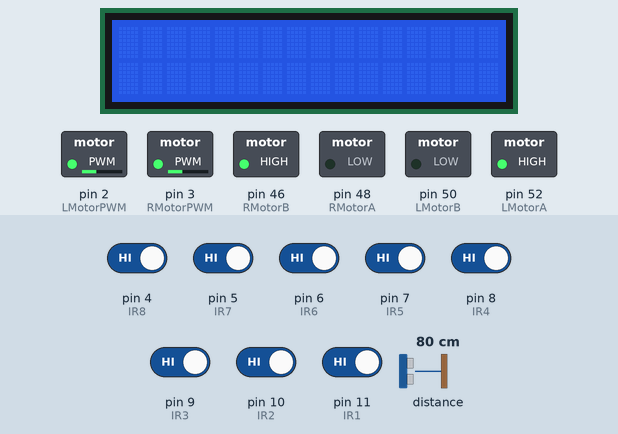
A sketch run on a simulated Arduino Mega 2560, built with avr-gcc and run on an emulated ATmega2560. Parts: 16×2 character LCD, switched loads named in the sketch (green lamp = pin HIGH). The inputs (shaded band) are chosen by the test bench; at power-on: pin 4 (IR8), pin 5 (IR7), pin 6 (IR6), pin 7 (IR5), pin 8 (IR4), pin 9 (IR3), pin 10 (IR2), pin 11 (IR1) HIGH, distance to the obstacle 80 cm. What the sketch prints to the serial monitor is not drawn.

Above: at 1.2 s.
1.3 s: pin 4 (IR8) driven LOW and pin 5 (IR7) driven LOW and pin 6 (IR6) driven LOW and pin 7 (IR5) driven LOW and pin 8 (IR4) driven LOW
At 1.81 s:
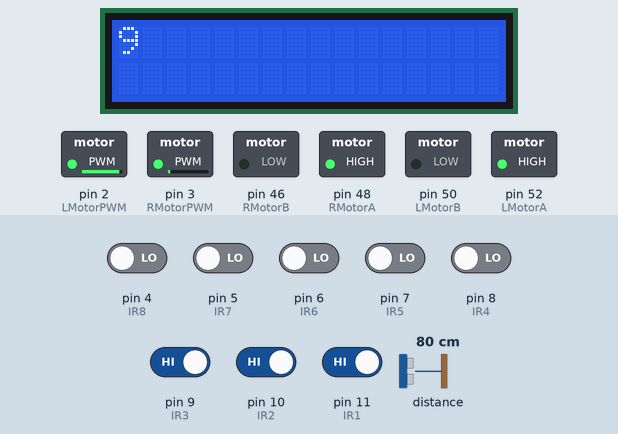
4.0 s: pin 8 (IR4) driven HIGH
7.0 s: pin 4 (IR8) driven HIGH
At 7.15 s:
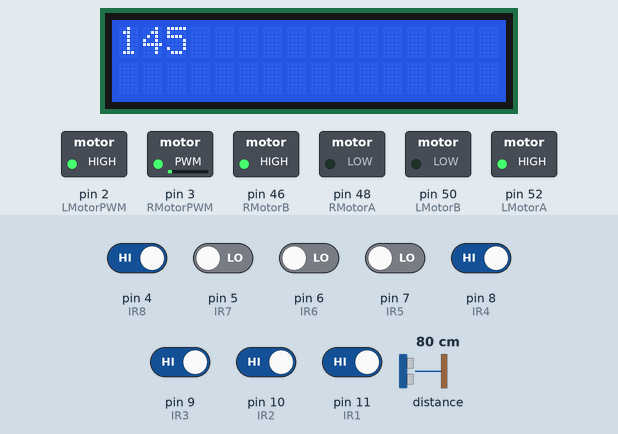
10.0 s: pin 11 (IR1) driven LOW
At 11.61 s:
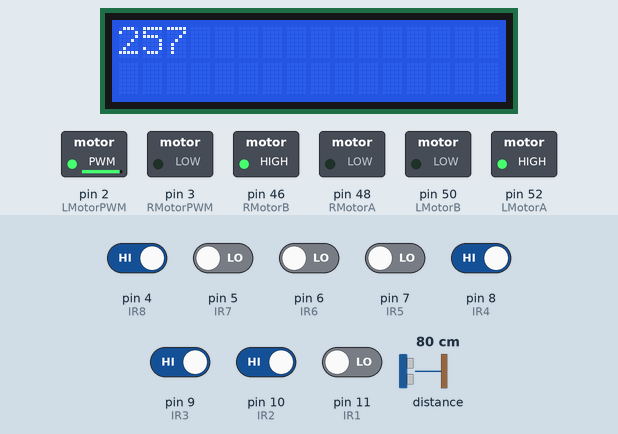
13.0 s: pin 5 (IR7) driven HIGH
At 13.2 s:
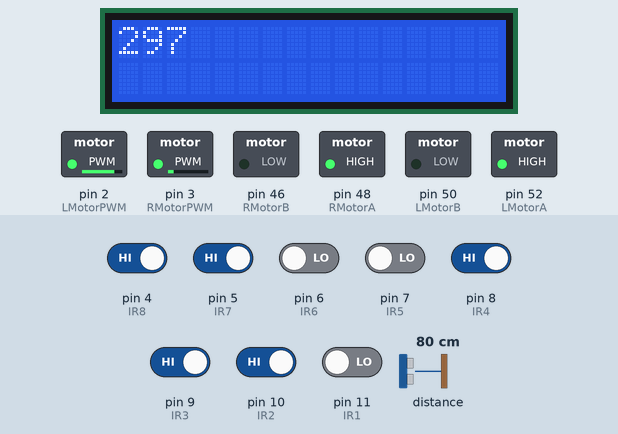
16.0 s: pin 6 (IR6) driven HIGH
Timing chart, 0 to 35.5 s (numbered marks = the images above; inputs shaded):
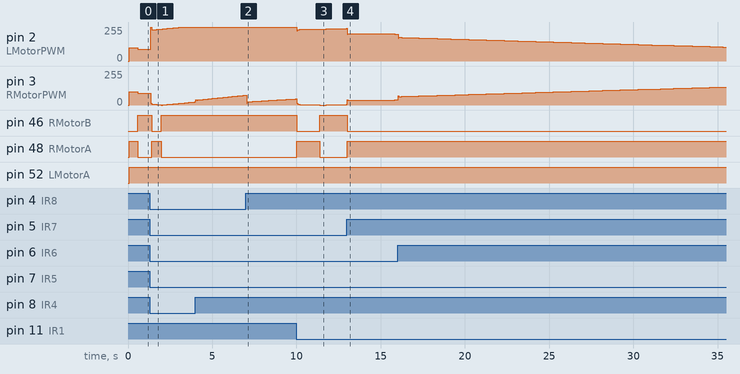

Measured:
- after the input at 1.3 s, pin 46 (RMotorB): HIGH → LOW after 0.10 s, → HIGH 0.58 s later; pin 48 (RMotorA): LOW → HIGH after 0.10 s, → LOW 0.58 s later; the display: first changes after 0.06 s (image 1 shows a later state)
- after the input at 7.0 s, pin 2 (LMotorPWM): 255/255 → 254/255 at once, → 255/255 0.04 s later
- after the input at 10.0 s, pin 46 (RMotorB): HIGH → LOW at once, → HIGH 1.4 s later; pin 48 (RMotorA): LOW → HIGH at once, → LOW 1.4 s later
- after the input at 13.0 s, pin 46 (RMotorB): HIGH → LOW at once; pin 48 (RMotorA): LOW → HIGH at once

The sketch:

Line_with_tof.ino
```cpp
#include <Wire.h>
#include <VL53L0X.h>
#include <LiquidCrystal_I2C.h>

#define IR1 11
#define IR2 10
#define IR3 9
#define IR4 8
#define IR5 7
#define IR6 6
#define IR7 5
#define IR8 4

#define LMotorA 52
#define LMotorB 50
#define LMotorPWM 2

#define RMotorA 48
#define RMotorB 46
#define RMotorPWM 3

#define MAX_SPEED 240


int IR_val[8] = {0,0,0,0,0,0,0,0};
int pre_IR_val[8] = {0,0,0,0,0,0,0,0};
int IR_weights[8] = {-20,-15,-10,-5,5,10,15,20};

int MotorBasespeed = 90;


int LMotorSpeed = 0;
int RMotorSpeed = 0;
int speedAdjust = 0;


float P,I,D;
float error;
float previousError =0;
float Kp = 2.5;
float Kd = 0.5;
float Ki = 0.01;

void read_IR();
void PID_control();
void mdrive();
void stop();
void turn_left();
void turn_right();


VL53L0X sensor;
//#define HIGH_ACCURACY
#define HIGH_SPEED

LiquidCrystal_I2C Lcd(0x27,16,2);

unsigned long count = 0;


void setup() {
  Serial.begin(9600);
  Lcd.begin();
  Lcd.backlight();

  Lcd.setCursor(0,0);


  pinMode(LMotorA, OUTPUT);
  pinMode(LMotorB, OUTPUT);
  pinMode(LMotorPWM, OUTPUT);

  pinMode(RMotorA, OUTPUT);
  pinMode(RMotorB, OUTPUT);
  pinMode(RMotorPWM, OUTPUT);

  Wire.begin();

  sensor.init();
  sensor.setTimeout(500);

#if defined LONG_RANGE
  // lower the return signal rate limit (default is 0.25 MCPS)
  sensor.setSignalRateLimit(0.1);
  // increase laser pulse periods (defaults are 14 and 10 PCLKs)
  sensor.setVcselPulsePeriod(VL53L0X::VcselPeriodPreRange, 18);
  sensor.setVcselPulsePeriod(VL53L0X::VcselPeriodFinalRange, 14);
#endif

#if defined HIGH_SPEED
  // reduce timing budget to 20 ms (default is about 33 ms)
  sensor.setMeasurementTimingBudget(20000);
#elif defined HIGH_ACCURACY
  // increase timing budget to 200 ms
  sensor.setMeasurementTimingBudget(200000);
#endif

}

void loop() {
  read_IR();
  if ( IR_val[0] == 0 && IR_val[1] == 0 && IR_val[2] == 0 && IR_val[3] == 0 && IR_val[4] == 0 && IR_val[5] == 0 && IR_val[6] == 0 && IR_val[7] == 0){
    if (previousError<0){
      turn_right();
      Serial.println("aa");
    }else{
      turn_left();
      Serial.println("bb");
    }
  }
  else{
    PID_control();
    int ml = 120;
    int mr = 120;

    mdrive(ml+speedAdjust, mr-speedAdjust);
  }


  int distance = sensor.readRangeSingleMillimeters();
  count++;
  // Serial.print(distance);
  // Serial.println();

  // Lcd.clear();
  // Lcd.print(distance);

  Lcd.clear();
  Lcd.print(count);

  // read_IR();
  // PID_control();
  // int ml = 200;
  // int mr = 200;

  // mdrive(ml+speedAdjust, mr-speedAdjust);

  // if ( IR_val[0] == 1 && IR_val[1] == 1 && IR_val[2] == 1 && IR_val[3] == 1 && IR_val[4] == 1 && IR_val[5] == 1 && IR_val[6] == 1 && IR_val[7] == 1 ){
  //   mdrive(100, 100);
  //   delay(100);
  //   read_IR();
  //   if ( IR_val[0] == 1 && IR_val[1] == 1 && IR_val[2] == 1 && IR_val[3] == 1 && IR_val[4] == 1 && IR_val[5] == 1 && IR_val[6] == 1 && IR_val[7] == 1 ){
  //     delay(100);
  //     read_IR();
  //     if ( IR_val[0] == 1 && IR_val[1] == 1 && IR_val[2] == 1 && IR_val[3] == 1 && IR_val[4] == 1 && IR_val[5] == 1 && IR_val[6] == 1 && IR_val[7] == 1 ){
  //       delay(100);
  //       read_IR();
  //       if ( IR_val[0] == 1 && IR_val[1] == 1 && IR_val[2] == 1 && IR_val[3] == 1 && IR_val[4] == 1 && IR_val[5] == 1 && IR_val[6] == 1 && IR_val[7] == 1 ){
  //         while(1){
  //           delay(200);
  //           mdrive(0,0);
  //         }
  //       }
  //       else{
  //         mdrive(-120, 120);
  //         delay(350);
  //       }
  //     }
  //     else{
  //       mdrive(-120,120);
  //       delay(350);
  //     }
  //   }
  //   else{
  //       mdrive(-120,120);
  //       delay(350);
  //     }

  // }

}

void read_IR(){
  IR_val[0] = !digitalRead(IR1);
  IR_val[1] = !digitalRead(IR2);
  IR_val[2] = !digitalRead(IR3);
  IR_val[3] = !digitalRead(IR4);
  IR_val[4] = !digitalRead(IR5);
  IR_val[5] = !digitalRead(IR6);
  IR_val[6] = !digitalRead(IR7);
  IR_val[7] = !digitalRead(IR8);

   Serial.print(IR_val[0]);
   Serial.print(" ");
   Serial.print(IR_val[1]);
   Serial.print(" ");
   Serial.print(IR_val[2]);
   Serial.print(" ");
   Serial.print(IR_val[3]);
   Serial.print(" ");
   Serial.print(IR_val[4]);
   Serial.print(" ");
   Serial.print(IR_val[5]);
   Serial.print(" ");
   Serial.print(IR_val[6]);
   Serial.print(" ");
   Serial.println(IR_val[7]);
}

void PID_control(){

  error = 0;

  for (int i=0; i<8; i++){
    error += IR_weights[i] * IR_val[i];
    }

  P = error;
  I = I + error;
  D = error - previousError;

  previousError = error;

  speedAdjust = Kp * P + Ki * I + Kd * D;


}

void mdrive(int ml, int mr){
  if (ml > 0) {
    if (ml > 255) {
      ml = 255;
    }
    digitalWrite(LMotorA, HIGH);
    digitalWrite(LMotorB, LOW);
    analogWrite(LMotorPWM, ml);
  }
  else {
    if (ml < -255) {
      ml = -255;
    }
    digitalWrite(LMotorA, LOW);
    digitalWrite(LMotorB, HIGH);
    analogWrite(LMotorPWM, -1*ml);

  }
  if (mr > 0) {
    if (mr > 255) {
      mr = 255;
    }
    digitalWrite(RMotorA, HIGH);
    digitalWrite(RMotorB, LOW);
    analogWrite(RMotorPWM, mr);
  }
  else {
    if (mr < -255) {
      mr = -255;
    }
    digitalWrite(RMotorA, LOW);
    digitalWrite(RMotorB, HIGH);
    analogWrite(RMotorPWM, -1*mr);
  }
}

void turn_right(){
  mdrive(100,100);
  delay(500);
  read_IR();
  while ( IR_val[3] == 0 || IR_val[4] == 0){
    read_IR();
    mdrive(-90, 90);
    delay(10);
  }
}

void turn_left(){
  mdrive(100,100);
  delay(500);
  read_IR();
  while ( IR_val[3] == 0 || IR_val[4] == 0){
    read_IR();
    mdrive(90, -90);
    delay(10);
  }
}
```
